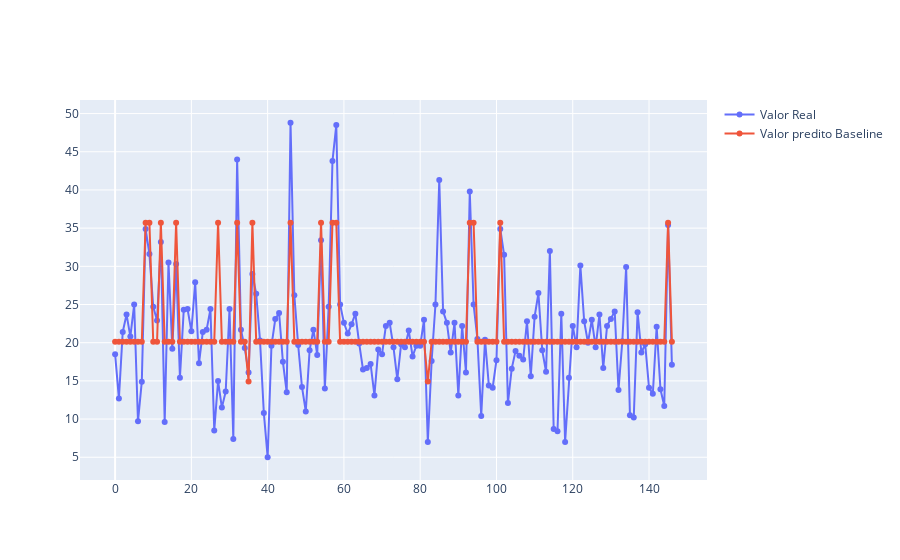

Source (notebook cell):
### Code cell
fig = go.Figure()

fig.add_trace(go.Scatter(x = df_results.index, y = df_results.valor_real, mode = 'lines+markers', name = 'Valor Real'))

fig.add_trace(go.Scatter(x = df_results.index,
                         y = df_results.valor_predito_baseline,
                         mode = 'lines+markers',
                         name = 'Valor predito Baseline'))

fig.show()

### Figure 1 — Plotly figure (JSON) as saved in the notebook; plotly's stock layout.template omitted (floating-point values rounded to 4 significant figures; data arrays with more than 128 entries replaced by an {"elided": "..."} marker saying what was removed)
{"data": [{"mode": "lines+markers", "name": "Valor Real", "type": "scatter", "x": {"elided": "147 int values"}, "y": {"elided": "147 float values"}}, {"mode": "lines+markers", "name": "Valor predito Baseline", "type": "scatter", "x": {"elided": "147 int values"}, "y": {"elided": "147 float values"}}], "layout": {}}
